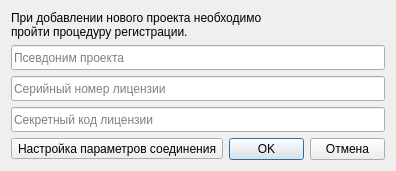
<?xml version="1.0" encoding="UTF-8"?>
<ui version="4.0">
 <class>DialogRegistration</class>
 <widget class="QDialog" name="DialogRegistration">
  <property name="geometry">
   <rect>
    <x>0</x>
    <y>0</y>
    <width>253</width>
    <height>168</height>
   </rect>
  </property>
  <property name="maximumSize">
   <size>
    <width>253</width>
    <height>193</height>
   </size>
  </property>
  <property name="windowTitle">
   <string>Регистрация проекта</string>
  </property>
  <layout class="QVBoxLayout" name="verticalLayout">
   <item>
    <widget class="QLabel" name="label">
     <property name="text">
      <string>&lt;html&gt;&lt;head/&gt;&lt;body&gt;&lt;p&gt;При добавлении нового проекта необходимо &lt;br&gt;пройти процедуру регистрации.&lt;/p&gt;&lt;/body&gt;&lt;/html&gt;</string>
     </property>
    </widget>
   </item>
   <item>
    <widget class="QLineEdit" name="lineEditName">
     <property name="enabled">
      <bool>true</bool>
     </property>
     <property name="sizePolicy">
      <sizepolicy hsizetype="Expanding" vsizetype="Preferred">
       <horstretch>0</horstretch>
       <verstretch>0</verstretch>
      </sizepolicy>
     </property>
     <property name="minimumSize">
      <size>
       <width>0</width>
       <height>25</height>
      </size>
     </property>
     <property name="maximumSize">
      <size>
       <width>16777215</width>
       <height>16777215</height>
      </size>
     </property>
     <property name="font">
      <font>
       <pointsize>9</pointsize>
      </font>
     </property>
     <property name="toolTip">
      <string>Название проекта (придумайте название для нового проекта)</string>
     </property>
     <property name="maxLength">
      <number>30</number>
     </property>
     <property name="placeholderText">
      <string>Псевдоним проекта</string>
     </property>
    </widget>
   </item>
   <item>
    <widget class="QLineEdit" name="lineEditLogin">
     <property name="enabled">
      <bool>true</bool>
     </property>
     <property name="sizePolicy">
      <sizepolicy hsizetype="Expanding" vsizetype="Preferred">
       <horstretch>0</horstretch>
       <verstretch>0</verstretch>
      </sizepolicy>
     </property>
     <property name="minimumSize">
      <size>
       <width>0</width>
       <height>25</height>
      </size>
     </property>
     <property name="maximumSize">
      <size>
       <width>16777215</width>
       <height>16777215</height>
      </size>
     </property>
     <property name="font">
      <font>
       <pointsize>9</pointsize>
      </font>
     </property>
     <property name="toolTip">
      <string>Серийный номер или логин от проекта</string>
     </property>
     <property name="maxLength">
      <number>10</number>
     </property>
     <property name="placeholderText">
      <string>Серийный номер лицензии</string>
     </property>
    </widget>
   </item>
   <item>
    <widget class="QLineEdit" name="lineEditPassword">
     <property name="enabled">
      <bool>true</bool>
     </property>
     <property name="sizePolicy">
      <sizepolicy hsizetype="Expanding" vsizetype="Preferred">
       <horstretch>0</horstretch>
       <verstretch>0</verstretch>
      </sizepolicy>
     </property>
     <property name="minimumSize">
      <size>
       <width>0</width>
       <height>25</height>
      </size>
     </property>
     <property name="maximumSize">
      <size>
       <width>16777215</width>
       <height>16777215</height>
      </size>
     </property>
     <property name="font">
      <font>
       <pointsize>9</pointsize>
      </font>
     </property>
     <property name="toolTip">
      <string>Секретный код или пароль от проекта</string>
     </property>
     <property name="echoMode">
      <enum>QLineEdit::Password</enum>
     </property>
     <property name="placeholderText">
      <string>Секретный код лицензии</string>
     </property>
    </widget>
   </item>
   <item>
    <layout class="QHBoxLayout" name="horizontalLayout">
     <item>
      <widget class="QToolButton" name="toolButtonSettingConnected">
       <property name="sizePolicy">
        <sizepolicy hsizetype="Expanding" vsizetype="Fixed">
         <horstretch>0</horstretch>
         <verstretch>0</verstretch>
        </sizepolicy>
       </property>
       <property name="toolTip">
        <string>Настройка параметров соединения</string>
       </property>
       <property name="text">
        <string>Настройка параметров соединения</string>
       </property>
       <property name="icon">
        <iconset resource="../res.qrc">
         <normaloff>:/16/icons/16x16/settings.png</normaloff>:/16/icons/16x16/settings.png</iconset>
       </property>
      </widget>
     </item>
     <item>
      <spacer name="horizontalSpacer_2">
       <property name="orientation">
        <enum>Qt::Horizontal</enum>
       </property>
       <property name="sizeHint" stdset="0">
        <size>
         <width>40</width>
         <height>20</height>
        </size>
       </property>
      </spacer>
     </item>
     <item>
      <widget class="QPushButton" name="pushButtonOk">
       <property name="enabled">
        <bool>true</bool>
       </property>
       <property name="sizePolicy">
        <sizepolicy hsizetype="Preferred" vsizetype="Preferred">
         <horstretch>0</horstretch>
         <verstretch>0</verstretch>
        </sizepolicy>
       </property>
       <property name="minimumSize">
        <size>
         <width>75</width>
         <height>0</height>
        </size>
       </property>
       <property name="maximumSize">
        <size>
         <width>16777215</width>
         <height>16777215</height>
        </size>
       </property>
       <property name="styleSheet">
        <string notr="true"/>
       </property>
       <property name="text">
        <string>OK</string>
       </property>
       <property name="iconSize">
        <size>
         <width>30</width>
         <height>30</height>
        </size>
       </property>
       <property name="flat">
        <bool>false</bool>
       </property>
      </widget>
     </item>
     <item>
      <widget class="QPushButton" name="pushButtonCancel">
       <property name="sizePolicy">
        <sizepolicy hsizetype="Preferred" vsizetype="Preferred">
         <horstretch>0</horstretch>
         <verstretch>0</verstretch>
        </sizepolicy>
       </property>
       <property name="minimumSize">
        <size>
         <width>75</width>
         <height>0</height>
        </size>
       </property>
       <property name="maximumSize">
        <size>
         <width>16777215</width>
         <height>16777215</height>
        </size>
       </property>
       <property name="styleSheet">
        <string notr="true"/>
       </property>
       <property name="text">
        <string>Отмена</string>
       </property>
       <property name="iconSize">
        <size>
         <width>30</width>
         <height>30</height>
        </size>
       </property>
       <property name="autoDefault">
        <bool>false</bool>
       </property>
       <property name="flat">
        <bool>false</bool>
       </property>
      </widget>
     </item>
    </layout>
   </item>
  </layout>
 </widget>
 <resources>
  <include location="../res.qrc"/>
 </resources>
 <connections/>
</ui>
